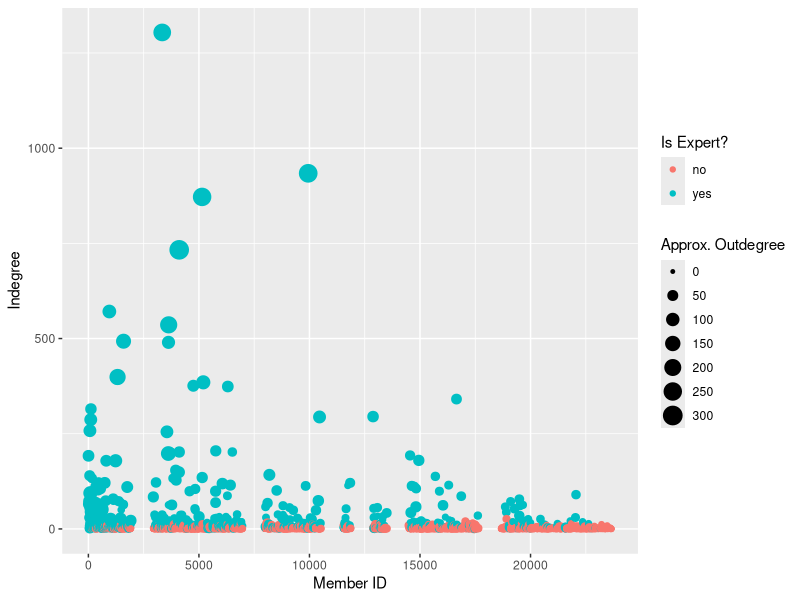

Write R code to recreate this figure.
#functions
existsDiff <- function(x, y, title) {
  d1 <- as.numeric(x)
  d2 <- as.numeric(y)
  if(isGaussionDistribution(d1) == FALSE || isGaussionDistribution(d2) == FALSE || isGaussionDistribution(c(d1,d2)) == FALSE) {
    effectSize <- paste(round(vargha.delaney(d1,d2) * 100), sep = "", "%")
    pv <- wilcox.test(d1,d2)$p.value
    pvPrint <- ''
    valid <- FALSE
    if(is.nan(pv)) { 
      pvPrint  <- '-'
    }else if(pv < 0.001) {
      pvPrint<- '< 0,001'
    } else {
      pvPrint <- as.character(format(round(pv, digits = 4), nsmall = 4))
    }
    if(pv < 0.05) {
      valid = TRUE
    }
    print("--------------------------")
    print(pvPrint)
    print(effectSize)
    print(paste("Valid: ", valid))
    if(valid) {
      print(paste("There is difference ", title))
    } else {
      print(paste("Cannot say that there is difference ", title))
    }
    print("--------------------------")
  } else {
    print("--------------------------")
    print("Welch Test")
    pv <- t.test(d1,d2)$p.value
    # print(t.test(d1, d2));
    pvPrint <- ''
    valid <- FALSE
    if(is.nan(pv)) { 
      pvPrint  <- '-'
    }else if(pv < 0.001) {
      pvPrint<- '< 0,001'
    } else {
      pvPrint <- as.character(format(round(pv, digits = 4), nsmall = 4))
    }
    if(pv < 0.05) {
      valid = TRUE
    }
    print(pvPrint)
    print(paste("Valid: ", valid))
    d = cohenD(d1, d2)
    #Cohen, J. (1992), “A Power Primer”, Psychological Bulletin, 112, pp. 155-159
    interpretationEffectSize = "None"
    if(d >  0.20) {
      interpretationEffectSize = "small diff"
    }
    if(d >  0.50) {
      interpretationEffectSize = "medium diff"
    }
    if(d > 0.80) {
      interpretationEffectSize = "great diff"
    }
    print(interpretationEffectSize)
    if(valid) {
      print(paste("There is difference ", title))
    } else {
      print(paste("Cannot say that there is difference ", title))
    }
    if(mean(d1) > mean(d2)) {
      print("Effect size in favor d1")
    } else {
      print("Effect size in favor d2")      
    }
    print("--------------------------")
  }
  
  
}


cohenD <- function(data1, data2) {
  n1 <- length(data1);
  n2 <- length(data2);
  mean1 <- mean(data1);
  mean2 <- mean(data2);
  sd1 <- sd(data1);
  sd2 <- sd(data2);
  s <- sqrt(((n1 - 1) * sd1 * sd1 + (n2 - 1) * sd2 * sd2) / (n1 + n2 - 2));
  abs(mean1 - mean2) / s;
}

# Vargha & Delaney's A12
vargha.delaney <- function(r1, r2) {
  m <- length(r1);
  n <- length(r2);
  return ((sum(rank(c(r1, r2))[seq_along(r1)]) / m - (m + 1) / 2) / n);
}

isGaussionDistribution <- function(distribution) {
  
  #Kolmogorov-Smirnov test
  ks1 <- ks.test(distribution, "pnorm", mean=mean(distribution), sd=sd(distribution))
  if(ks1$p.value < 0.05){
    return(FALSE)
  } else {
    return(TRUE)
  }
}

correlation <- function(data1, data2, title) {
  #Kolmogorov-Smirnov test
  ks1 <- ks.test(data1, "pnorm", mean=mean(data1), sd=sd(data1))
  ks2 <-  ks.test(data2, "pnorm", mean=mean(data2), sd=sd(data2))
  if(isGaussionDistribution(data1) && isGaussionDistribution(data2)) {
    #gaussion distribution
    correlationMethod(data1, data2, title, "pearson")
  } else {
    correlationMethod(data1, data2, title, "spearman")
  }
}

correlationMethod <- function(data1, data2, title, method) {
  print("--------------------------")
  print(paste("Method: ", method, " - " , title))
  correl <- round(as.numeric(cor(data1, data2, method = method)), digits = 4)
  pvalue <- as.numeric(cor.test(data1, data2, method = method)$p.value)
  valid <- FALSE
  pvaluePrint <- as.character(pvalue)
  
  if(pvalue < 0.05) {
    valid = TRUE
  }
  if(pvalue < 0.001) {
    pvaluePrint <- as.character("< 0.001")
  }
  
  #interpretation described at https://www.ncbi.nlm.nih.gov/pmc/articles/PMC3576830/
  interpretation <- "insignificant"
  if (correl > 0.3 ){
    interpretation <- "weak"
  }
  if(correl > 0.5) {
    interpretation <- "moderate"
  }
  if(correl > 0.7) {
    interpretation <- "strong"
  }
  
  print(correl)
  print(pvaluePrint)
  print(paste("correl valid: ", as.character(valid)))
  print(interpretation)
  print("--------------------------")
}

library(ggplot2)

graphData <- read.csv(file = "graph.csv", header = TRUE, sep = ";", dec = ",", row.names = NULL)
graphData[ , "expert"] <- ifelse(graphData$ex  == 1, 'yes', 'no')


exSlice = subset(graphData, graphData$ex == 1)
otherSlice = subset(graphData, graphData$ex == 0)

b <- ggplot(graphData, aes(x=id, y=indegree)) +
  
  labs(x = "Member ID", y = "Indegree", colour = "Is Expert?") + 
  geom_point(aes(size=outdegree, colour=expert) ) + 
  scale_size_continuous(limits = c(0, 300), breaks = c(0, 50, 100, 150, 200, 250, 300 ), name="Approx. Outdegree")

ggsave("fig5.png", height=4, width=7, units='in', dpi=200)
#print(b)

# Density plots
#p <- ggplot(graphData, aes(x=eigenvector, colour=expert)) + geom_density()
#print(p)

print("Indegree")
print(summary(graphData$indegree))
print("Outdegree")
print(summary(graphData$outdegree))
print("eccentricity")
print(summary(graphData$eccentricity))
print("closeness")
print(summary(graphData$closeness))
print("betweeness")
print(summary(graphData$betweeness))
print("pagerank")
print(summary(graphData$pagerank))
print("eigenvector")
print(summary(graphData$eigenvector))

#correlation(exSlice$indegree, exSlice$outdegree, "Exp. Indegree x Exp. Outdegree")
#correlation(otherSlice$indegree, otherSlice$outdegree, "Non. Exp Indegree x Non. Exp Outdegree")

existsDiff(exSlice$indegree, otherSlice$indegree, "Exp Indegree x Non. Exp. Indegree")
existsDiff(exSlice$outdegree, otherSlice$outdegree, "Exp outdegree x Non. Exp. outdegree")

existsDiff(exSlice$eccentricity, otherSlice$eccentricity, "Exp eccentricity x Non. Exp. eccentricity")

existsDiff(exSlice$closeness, otherSlice$closeness, "Exp closeness x Non. Exp. closeness")

existsDiff(exSlice$betweeness, otherSlice$betweeness, "Exp betweeness x Non. Exp. betweeness")

existsDiff(exSlice$pagerank, otherSlice$pagerank, "Exp pagerank x Non. Exp. pagerank")

existsDiff(exSlice$eigenvector, otherSlice$eigenvector, "Exp eigenvector x Non. Exp. eigenvector")
